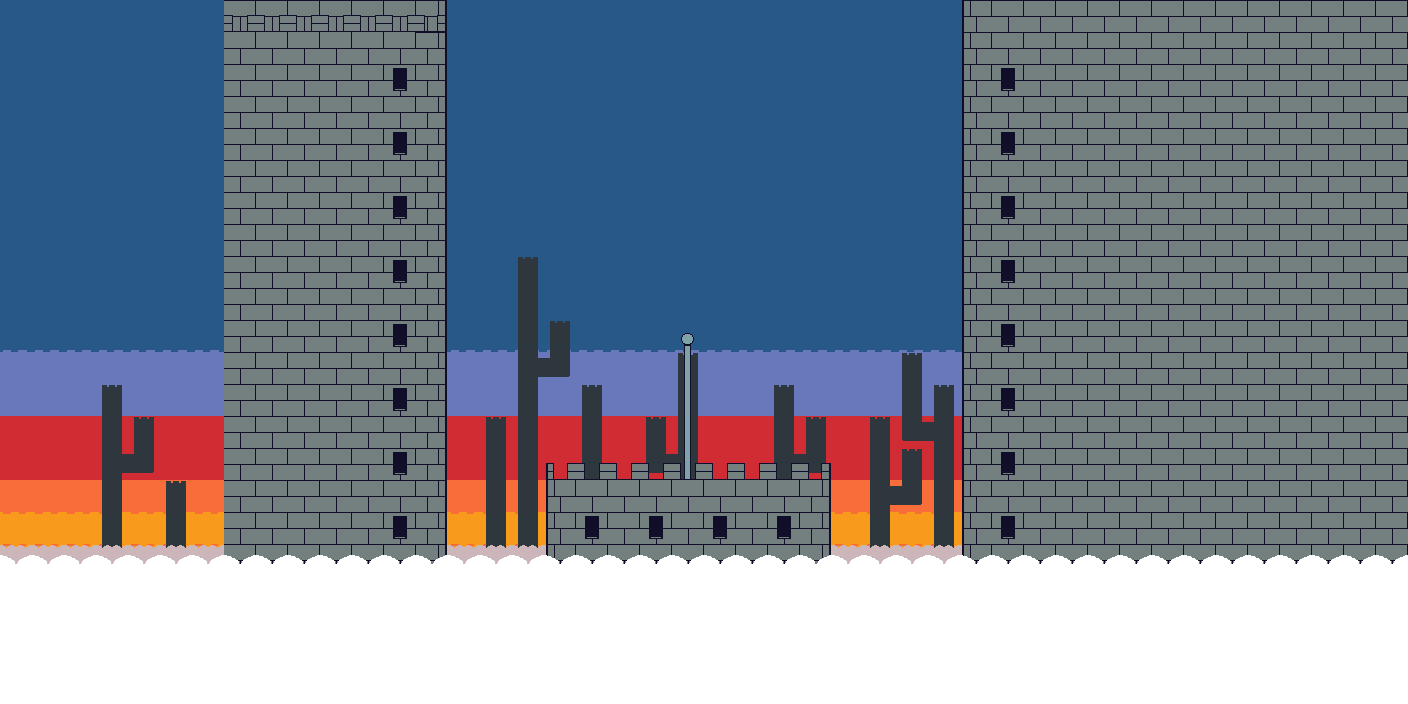

This game map was drawn from its Tiled (.tmx) file and the tilesets committed beside it. A one-line description and the trimmed map source follow:
An orthogonal 44x22 tile map with 32x32 px tiles, 6 tile layers (SKY, PARALLAXSLOW, PARALLAXFAST, MIDDLEBACK, ...) and 4 objects (flag).

<map version="1.0" tiledversion="1.0.2" orientation="orthogonal" renderorder="right-down" width="44" height="22" tilewidth="32" tileheight="32" nextobjectid="37">
 <tileset firstgid="1" name="town" tilewidth="32" tileheight="32" spacing="1" tilecount="40" columns="8">
  <image source="../sprites/tilesets/sky.png" width="276" height="170" />
 </tileset>
 <layer name="SKY" width="44" height="22">
  <data>[968 cells, 968 non-empty, 6 distinct tile ids]</data>
 </layer>
 <layer name="PARALLAXSLOW" width="44" height="22">
  <data>[968 cells, 142 non-empty, 6 distinct tile ids]</data>
 </layer>
 <layer name="PARALLAXFAST" width="44" height="22">
  <data>[968 cells, 220 non-empty, 2 distinct tile ids]</data>
 </layer>
 <layer name="MIDDLEBACK" width="44" height="22">
  <data>[968 cells, 5 non-empty, 2 distinct tile ids]</data>
 </layer>
 <layer name="MIDDLEFRONT" width="44" height="22">
  <data>[968 cells, 525 non-empty, 7 distinct tile ids]</data>
 </layer>
 <layer name="FRONT" width="44" height="22">
  <data>[968 cells, 236 non-empty, 5 distinct tile ids]</data>
 </layer>
 <objectgroup name="COLLISION">
  <object id="29" x="224" y="-192" width="222.5" height="1056" />
  <object id="33" x="546" y="479.5" width="284.75" height="384.5" />
  <object id="35" x="961.75" y="-192" width="574.25" height="1056" />
 </objectgroup>
 <objectgroup name="ENTITIES">
  <object id="36" name="flag" gid="36" x="608" y="384" width="32" height="32" />
 </objectgroup>
</map>